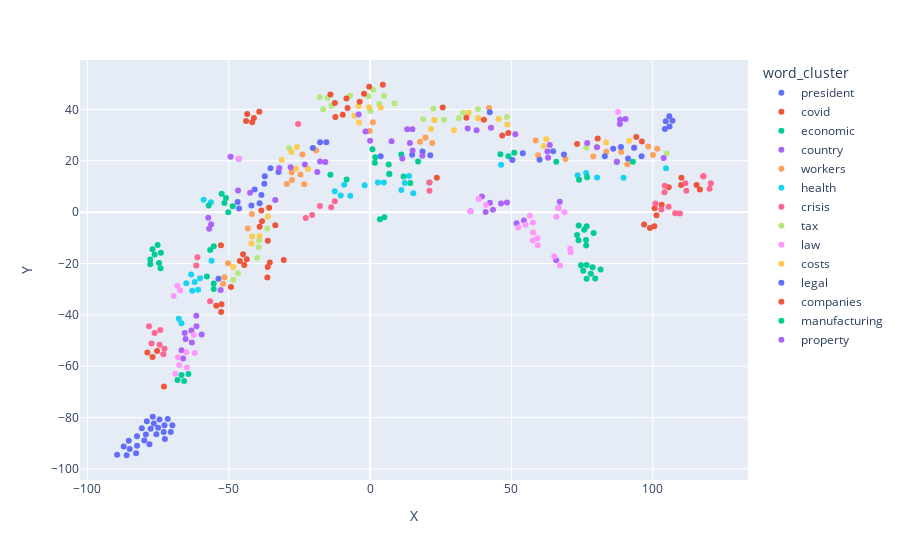

The cell this chart's notebook holds for it:
### Markdown cell above
### Graph visualization for the second model

### Code cell
model2_word_cluster_plot = px.scatter(model2_word_embeddings_dataframe,
                                      x='X', y='Y', color=model2_word_embeddings_dataframe.word_cluster,
                                      labels={'color': 'word'}, hover_data=["word"])
model2_word_cluster_plot

### Figure 1 — Plotly figure (JSON) as saved in the notebook; plotly's stock layout.template omitted (floating-point values rounded to 4 significant figures)
{"data": [{"customdata": [["t238/20"], ["court"], ["c661/19"], ["t160/20"], ["t682/18"], ["judgment"], ["the_court_grand_chamber"], ["c85/20"], ["t576/20"], ["t539/18"], ["t736/19"], ["c810/19"], ["t162/20"], ["case_c85/20_p"], ["t627/19"], ["t290/18"], ["c584/18"], ["c394/19"], ["c10/20"], ["order"], ["t753/19"], ["c32/19"], ["general"], ["t484/20"], ["action"], ["t12/21"], ["t585/19"], ["c218/19"], ["t388/20"], ["c626/18"]], "hovertemplate": "word_cluster=president<br>X=%{x}<br>Y=%{y}<br>word=%{customdata[0]}<extra></extra>", "legendgroup": "president", "marker": {"color": "#636efa", "symbol": "circle"}, "mode": "markers", "name": "president", "orientation": "v", "showlegend": true, "type": "scatter", "x": [-85.03, 104.6, -69.93, -82.43, -76.5, 107.0, -89.47, -82.45, -79.86, -70.51, -80.75, -78.97, -86.13, -72.74, -74.97, -75.61, -71.58, -74.48, -82.77, 106.0, -79.31, -78.03, 104.3, -87.15, 105.9, -85.36, -72.6, -76.88, -77.62, -73.01], "xaxis": "x", "y": [-92.21, 35.34, -82.97, -90.99, -82.29, 35.53, -94.49, -87.29, -88.88, -85.59, -84.13, -81.45, -94.65, -83.01, -83.94, -86.52, -80.51, -80.71, -93.89, 33.32, -86.58, -90.4, 32.32, -91.27, 37.34, -89.05, -88.36, -79.66, -84.35, -85.57], "yaxis": "y"}, {"customdata": [["current"], ["address"], ["certain_transitional_provisions"], ["certain_periods"], ["the_extension"], ["outbreak"], ["periods"], ["wine"], ["specific_measures"], ["positioning"], ["due"], ["sure"], ["temporary_measures"], ["covid19"], ["resceu"], ["2020/1253"], ["by"], ["165/2014"], ["response"], ["context"], ["certain_measures"], ["2019/788"], ["containment"], ["transitional"], ["caused"], ["shortages"], ["referred"], ["the_covid19_outbreak"], ["eafrd"], ["1/2003"]], "hovertemplate": "word_cluster=covid<br>X=%{x}<br>Y=%{y}<br>word=%{customdata[0]}<extra></extra>", "legendgroup": "covid", "marker": {"color": "#EF553B", "symbol": "circle"}, "mode": "markers", "name": "covid", "orientation": "v", "showlegend": true, "type": "scatter", "x": [-36.33, 101.4, -78.8, 100.6, 23.63, 115.5, 99.04, -54.4, -39.2, -41.1, 105.7, -30.53, -43.86, 117.9, -35.47, -52.7, 116.7, -41.7, 110.1, 100.7, -36.21, -52.56, -72.91, -43.46, 103.2, -75.33, 96.96, 110.1, -52.75, -76.95], "xaxis": "x", "y": [-25.48, -1.233, -54.63, -5.484, 13.36, 10.6, -6.187, -36.47, 39.1, 36.62, 9.66, -18.67, 35.48, 13.98, -19.65, -38.91, 8.814, 35.02, 10.6, 1.55, -21.34, -35.86, -67.9, 38.24, 2.863, -54.03, -4.843, 13.36, -12.92, -56.4], "yaxis": "y"}, {"customdata": [["social"], ["committee"], ["bank"], ["the_european_economic_and_social_committee"], ["central"], ["classification"], ["the_committee"], ["joint"], ["regions"], ["cohesion"], ["social_fairness_and_resilience'_com2020"], ["investment"], ["institute"], ["'"], ["fund"], ["the_european_council"], ["the_regions"], ["just"], ["agenda"], ["the_european_committee"], ["icj"], ["the_regions_implementation"], ["2020/1264"], ["conclusions"], ["the_european_central_bank"], ["european"], ["solidarity"], ["cities"], ["globalisation"], ["the_representatives"]], "hovertemplate": "word_cluster=economic<br>X=%{x}<br>Y=%{y}<br>word=%{customdata[0]}<extra></extra>", "legendgroup": "economic", "marker": {"color": "#00cc96", "symbol": "circle"}, "mode": "markers", "name": "economic", "orientation": "v", "showlegend": true, "type": "scatter", "x": [78.1, 79.65, 76.46, 78.74, 76.42, 3.472, 76.64, 75.77, 75.43, -76.22, -65.78, 76.64, -74.67, 76.61, 79.1, 73.24, 74.64, -75.15, -74.01, 73.81, -66.71, -68.12, -64.26, 5.081, 73.77, 81.58, -76.97, -74.12, -77.76, -77.77], "xaxis": "x", "y": [-24.01, -25.84, -12.95, -21.49, -10.83, -2.738, -20.56, -6.846, -22.79, -16.54, -65.75, -5.475, -19.79, -25.9, -8.164, -8.87, -20.67, -12.81, -15.84, -5.23, -63.4, -65.34, -63.01, -1.989, -10.98, -22.34, -14.46, -21.81, -20.25, -18.43], "yaxis": "y"}, {"customdata": [["macedonia"], ["chapter"], ["lithuania"], ["law_report_country_chapter"], ["analysis"], ["special"], ["biennial"], ["annual"], ["conferring"], ["20/2020"], ["portugal"], ["any_foundation"], ["railway"], ["computing"], ["spain"], ["mediumsize"], ["sweden"], ["luxembourg"], ["latvia"], ["france"], ["slovenia"], ["ireland"], ["law"], ["strategic_foresight"], ["enhanced"], ["estonia"], ["foresight"], ["enlargement_and_neighbourhood_partners"], ["clean"], ["accept"]], "hovertemplate": "word_cluster=country<br>X=%{x}<br>Y=%{y}<br>word=%{customdata[0]}<extra></extra>", "legendgroup": "country", "marker": {"color": "#ab63fa", "symbol": "circle"}, "mode": "markers", "name": "country", "orientation": "v", "showlegend": true, "type": "scatter", "x": [-63.21, 51.83, 43.47, 54.43, 35.54, 42.42, -66.69, -46.46, -56.24, -65.29, 88.46, -66.12, -61.41, -46.7, 88.4, -57.23, 39.59, 48.43, 46.34, 90.39, 40.88, 66.63, 65.86, -65.55, -49.35, 67.13, -59.6, -61.46, -56.92, -63.06], "xaxis": "x", "y": [-46.1, -4.356, 0.9032, -3.301, 0.3707, 3.649, -53.79, 20.79, -4.761, -49.35, 36.06, -56.98, -44.48, 8.408, 34.3, -2.193, 6.072, 3.738, 3.385, 36.29, 0.01736, 1.653, -18.75, -47.06, 21.55, 3.996, -47.67, -40.38, -6.489, -50.74], "yaxis": "y"}, {"customdata": [["principle"], ["consumer"], ["spouses"], ["movement"], ["used"], ["medicinal_products"], ["2_joint_undertaking"], ["out"], ["age"], ["thirdcountry"], ["protection"], ["acquisition"], ["deferral"], ["can"], ["management"], ["bankruptcy"], ["starting"], ["combatting"], ["the_european_centre"], ["the_full_text"], ["tobacco"], ["network"], ["treatment"], ["all"], ["local"], ["freedom"], ["opportunities"], ["equipment"], ["passenger"], ["contract"]], "hovertemplate": "word_cluster=workers<br>X=%{x}<br>Y=%{y}<br>word=%{customdata[0]}<extra></extra>", "legendgroup": "workers", "marker": {"color": "#FFA15A", "symbol": "circle"}, "mode": "markers", "name": "workers", "orientation": "v", "showlegend": true, "type": "scatter", "x": [83.59, -0.1439, -29.45, 98.38, 78.96, 69.13, -51.97, 93.43, -43.24, 19.59, 100.1, -27.63, -22.03, 22.0, 88.85, -24.64, -27.72, 17.66, -51.49, -41.8, -50.25, 59.44, 58.59, 0.9988, -19.08, 101.6, -23.3, -23.92, 91.04, 42.09], "xaxis": "x", "y": [23.47, 31.6, 10.94, 25.55, 21.7, 20.72, -27.88, 25.09, -6.363, 29.07, 22.19, 12.46, 16.74, 26.93, 23.39, 14.62, 15.49, 27.37, -25.36, -0.6876, -19.94, 22.11, 27.84, 34.96, 23.97, 24.72, 10.88, 22.48, 18.62, 40.56], "yaxis": "y"}, {"customdata": [["a_green,_digital_and_resilient_recovery"], ["border"], ["transfer"], ["marketing"], ["animal"], ["hydrocarbons"], ["united"], ["welfare"], ["preparing"], ["international"], ["india"], ["the_european_partnership"], ["set"], ["men"], ["biocidal"], ["activity"], ["meat"], ["relying"], ["scientific"], ["products"], ["civil"], ["contact"], ["payment"], ["maritime"], ["available"], ["women"], ["democratic"], ["animals"], ["consequences"], ["systems"]], "hovertemplate": "word_cluster=health<br>X=%{x}<br>Y=%{y}<br>word=%{customdata[0]}<extra></extra>", "legendgroup": "health", "marker": {"color": "#19d3f3", "symbol": "circle"}, "mode": "markers", "name": "health", "orientation": "v", "showlegend": true, "type": "scatter", "x": [-62.04, 2.787, -10.38, -1.911, 46.36, -58.88, 89.66, -56.28, -6.979, 73.44, -60.82, -66.75, -12.5, 6.807, -63.32, 4.887, -9.156, -67.66, -65.0, 104.7, 76.44, -60.15, 15.29, -62.91, 11.08, 12.31, -56.06, 80.33, 21.01, 13.78], "xaxis": "x", "y": [-27.19, 11.51, 6.504, 10.47, 18.48, 4.84, 13.38, 3.858, 6.403, 14.39, -30.21, -43.27, 8.143, 14.82, -24.3, 11.52, 10.66, -41.54, -27.71, 17.12, 15.18, -25.74, 7.303, -30.62, 8.624, 11.32, -18.95, 13.43, 11.52, 14.06], "yaxis": "y"}, {"customdata": [["context"], ["caused"], ["persistence"], ["response"], ["renewal"], ["reinforcement"], ["pandemic"], ["the_covid19_crisis"], ["modernising"], ["agricultural_products"], ["territories"], ["threat"], ["since"], ["covid19"], ["or"], ["the_outbreak"], ["aftermath"], ["coronavirus"], ["dock"], ["in"], ["due"], ["our_economy"], ["sectors"], ["promotion_measures"], ["linked"], ["covid19_outbreak"], ["the_covid19_pandemic"], ["the_renewal"], ["difficulties"], ["consequences"]], "hovertemplate": "word_cluster=crisis<br>X=%{x}<br>Y=%{y}<br>word=%{customdata[0]}<extra></extra>", "legendgroup": "crisis", "marker": {"color": "#FF6692", "symbol": "circle"}, "mode": "markers", "name": "crisis", "orientation": "v", "showlegend": true, "type": "scatter", "x": [101.0, 103.1, -25.45, 111.6, 107.9, -61.06, 111.9, 105.6, 21.02, -17.74, -72.72, -74.47, -73.12, 117.9, 120.1, -13.75, -76.22, -12.49, -77.32, 120.6, 104.2, -74.22, -61.46, -20.49, -22.76, -56.59, 104.1, 109.6, -78.19, 21.01], "xaxis": "x", "y": [3.377, 0.9786, 34.3, 11.2, -0.4827, -17.59, 8.359, 2.045, 8.324, 2.402, -53.2, -51.65, -55.29, 13.98, 9.089, 1.878, -47.11, 4.231, -51.13, 11.26, 10.29, -45.85, -20.78, -1.141, -2.333, -34.73, 7.741, -0.5327, -44.47, 11.52], "yaxis": "y"}, {"customdata": [["limiting"], ["not"], ["alleged"], ["basis"], ["the_aid"], ["does"], ["converter"], ["standi"], ["net"], ["combustion"], ["ground"], ["sarscov2"], ["expenditure"], ["determination"], ["reimbursement"], ["interest"], ["added"], ["the_plan"], ["colour"], ["sale"], ["return"], ["refinancing"], ["voix"], ["proportionality"], ["1309/2013"], ["nature"], ["relative"], ["requirement"], ["admitted"], ["costs"]], "hovertemplate": "word_cluster=tax<br>X=%{x}<br>Y=%{y}<br>word=%{customdata[0]}<extra></extra>", "legendgroup": "tax", "marker": {"color": "#B6E880", "symbol": "circle"}, "mode": "markers", "name": "tax", "orientation": "v", "showlegend": true, "type": "scatter", "x": [3.272, 105.0, 32.87, 18.83, 48.42, -13.64, -39.42, -48.38, 38.2, -16.57, 38.26, 26.12, 8.573, 0.1286, 22.76, 31.39, 4.966, -15.02, -46.76, -39.25, 22.42, -0.5811, -36.4, 45.48, -39.98, -28.6, -7.079, -17.82, 1.088, 76.51], "xaxis": "x", "y": [42.24, 22.79, 38.71, 36.12, 37.06, 41.4, -13.69, -26.32, 40.02, 40.04, 36.53, 35.94, 42.26, 39.32, 35.87, 36.54, 45.17, 44.51, -23.77, -10.97, 40.27, 45.09, -6.37, 36.21, -17.84, 24.9, 45.29, 44.72, 47.67, 25.07], "yaxis": "y"}, {"customdata": [["chapter"], ["rule"], ["2020_rule"], ["law_situation"], ["the_rule"], ["law_report_country_chapter"], ["country"], ["analysis"], ["commission_staff_working_document"], ["any_foundation"], ["situation"], ["montenegro"], ["annual"], ["macrofinancial_assistance"], ["executive"], ["impact"], ["report"], ["greece"], ["agency"], ["biennial"], ["chafea"], ["sweden"], ["macedonia"], ["06/2020"], ["albania"], ["special"], ["the_recommendations"], ["schemes"], ["ireland"], ["croatia"]], "hovertemplate": "word_cluster=law<br>X=%{x}<br>Y=%{y}<br>word=%{customdata[0]}<extra></extra>", "legendgroup": "law", "marker": {"color": "#FF97FF", "symbol": "circle"}, "mode": "markers", "name": "law", "orientation": "v", "showlegend": true, "type": "scatter", "x": [52.44, 65.18, 57.68, 59.22, 57.55, 55.01, 87.76, 35.54, 57.59, -67.94, 59.36, -69.49, -46.46, -62.02, 70.97, 56.58, 67.21, 65.94, 70.81, -65.0, -67.52, 38.43, -62.35, -64.76, -67.15, 41.06, -68.89, -68.18, 66.63, 68.8], "xaxis": "x", "y": [-6.021, -17.18, -7.9, -10.19, -11.07, -4.939, 38.99, 0.3707, -4.054, -56.45, -12.87, -32.63, 20.79, -54.89, -15.67, -1.43, -20.79, -1.794, -14.11, -54.58, -59.48, 5.079, -47.8, -60.51, -30.49, 2.787, -62.94, -28.68, 1.653, -0.04465], "yaxis": "y"}, {"customdata": [["&"], ["reimbursement"], ["obligation"], ["attending"], ["children"], ["ground"], ["ensuring"], ["sums"], ["determination"], ["out"], ["starting"], ["uses"], ["carried"], ["this_opinion"], ["sale"], ["limiting"], ["paid"], ["proportionality"], ["residence"], ["maintenance"], ["deferral"], ["effect"], ["finantelor"], ["nature"], ["known"], ["the_field"], ["exception"], ["after"], ["efficient"], ["alleged"]], "hovertemplate": "word_cluster=costs<br>X=%{x}<br>Y=%{y}<br>word=%{customdata[0]}<extra></extra>", "legendgroup": "costs", "marker": {"color": "#FECB52", "symbol": "circle"}, "mode": "markers", "name": "costs", "orientation": "v", "showlegend": true, "type": "scatter", "x": [91.71, 22.76, 83.49, -31.24, 29.67, 38.26, 61.41, 42.78, -0.3108, 93.43, -26.26, -35.72, -25.87, -41.92, -39.05, 3.806, 80.27, 45.48, 48.56, -41.72, -22.03, -5.544, -36.18, -27.86, -4.084, 62.33, -48.42, -3.912, 21.57, 34.84], "xaxis": "x", "y": [27.76, 35.87, 27.15, 20.38, 31.85, 36.53, 25.77, 32.83, 40.85, 25.09, 16.99, 1.711, 25.39, -12.22, -9.304, 40.76, 25.26, 36.21, 34.12, -9.447, 16.74, 37.53, -1.716, 23.43, 41.28, 28.41, -21.35, 34.89, 32.33, 38.64], "yaxis": "y"}, {"customdata": [["smoked"], ["applied"], ["certain_products"], ["driving"], ["local"], ["joined"], ["activities"], ["living"], ["out"], ["administrative"], ["income"], ["management"], ["network"], ["accommodation"], ["the_issuance"], ["two"], ["principle"], ["passenger"], ["different"], ["been"], ["contract"], ["being"], ["issued"], ["live"], ["medicinal_products"], ["thresholds"], ["up"], ["lighting"], ["applicant"], ["made"]], "hovertemplate": "word_cluster=legal<br>X=%{x}<br>Y=%{y}<br>word=%{customdata[0]}<extra></extra>", "legendgroup": "legal", "marker": {"color": "#636efa", "symbol": "circle"}, "mode": "markers", "name": "legal", "orientation": "v", "showlegend": true, "type": "scatter", "x": [18.57, -38.44, 3.763, 50.35, -20.24, -17.69, 96.05, -37.24, 93.43, -15.45, 21.32, 88.76, 59.98, -41.97, -32.39, 14.9, 83.06, 91.27, -53.62, -40.84, 42.36, -46.35, 64.77, -46.84, 68.61, -39.08, 54.04, -37.4, -35.24, 86.03], "xaxis": "x", "y": [23.62, 6.715, 21.74, 20.31, 24.93, 27.16, 21.8, 14.0, 25.09, 27.25, 22.18, 25.31, 20.36, 2.532, 15.6, 22.3, 21.8, 20.89, -25.9, 8.801, 38.86, 1.398, 23.68, 3.936, 22.39, 3.503, 22.96, 11.07, 17.07, 24.67], "yaxis": "y"}, {"customdata": [["alleged"], ["distribution"], ["known"], ["who"], ["the_project"], ["refinancing"], ["recorder"], ["are"], ["bring"], ["double"], ["eligibility"], ["partly"], ["trabalho"], ["radioactive_waste"], ["have"], ["relative"], ["land"], ["does"], ["trading"], ["uses"], ["the_plan"], ["antitrust"], ["capital"], ["dell'istruzione"], ["stemming"], ["admitted"], ["ground"], ["learning"], ["25hour"], ["it"]], "hovertemplate": "word_cluster=companies<br>X=%{x}<br>Y=%{y}<br>word=%{customdata[0]}<extra></extra>", "legendgroup": "companies", "marker": {"color": "#EF553B", "symbol": "circle"}, "mode": "markers", "name": "companies", "orientation": "v", "showlegend": true, "type": "scatter", "x": [34.08, -9.642, -3.674, 96.19, -44.93, -2.123, -43.62, 80.54, 4.51, -38.23, 25.72, -39.07, -46.07, -7.966, 94.2, -8.356, -38.47, -12.46, 48.92, -35.72, -14.02, -12.27, 73.23, -49.21, -36.17, -0.3, 40.3, -33.53, -44.5, 46.76], "xaxis": "x", "y": [36.73, 37.94, 42.93, 27.5, -16.39, 46.13, -18.32, 28.65, 49.59, -3.559, 40.73, -5.66, -19.0, 40.55, 29.26, 44.21, 0.6421, 42.46, 30.83, 1.711, 45.83, 37.03, 26.53, -29.17, -11.14, 48.77, 35.96, -5.063, -20.54, 29.8], "yaxis": "y"}, {"customdata": [["men"], ["medicines"], ["those"], ["fostering"], ["the_framework"], ["gas"], ["systems"], ["women"], ["seriously"], ["the_production"], ["reduction"], ["civil"], ["citizen"], ["mercury"], ["passenger"], ["loss"], ["international"], ["asylum"], ["choosing"], ["welfare"], ["ensure"], ["disease"], ["pay"], ["denied_boarding"], ["pollutants"], ["the_aftermath"], ["processes"], ["rights"], ["their_accession"], ["scheme"]], "hovertemplate": "word_cluster=manufacturing<br>X=%{x}<br>Y=%{y}<br>word=%{customdata[0]}<extra></extra>", "legendgroup": "manufacturing", "marker": {"color": "#00cc96", "symbol": "circle"}, "mode": "markers", "name": "manufacturing", "orientation": "v", "showlegend": true, "type": "scatter", "x": [6.807, 6.593, 65.89, 46.12, -50.97, -52.51, 11.87, 14.22, -50.16, 1.84, 1.692, 76.8, -57.74, -8.271, 92.99, 0.8352, 73.94, -14.04, -48.58, -57.1, 11.05, 16.98, 48.97, -55.3, -56.55, -55.29, -51.54, 87.3, -55.32, 51.01], "xaxis": "x", "y": [14.82, 18.54, 19.61, 22.56, 5.481, 7.202, 13.86, 11.36, -0.01351, 21.38, 19.27, 13.54, -25.05, 12.7, 19.58, 24.43, 12.63, 14.52, 2.265, 2.547, 22.46, 19.69, 21.76, -27.78, -14.76, -13.32, 3.542, 19.61, -29.89, 23.07], "yaxis": "y"}, {"customdata": [["paid"], ["access"], ["laboratoires"], ["serious"], ["rights"], ["having"], ["that"], ["sums"], ["jurisdiction"], ["deferral"], ["transparency"], ["issued"], ["two"], ["financing"], ["costs"], ["scope"], ["ensuring"], ["procedural"], ["effect"], ["connected"], ["smoked"], ["ensure"], ["exclusion"], ["arising"], ["imposed"], ["consumer"], ["flights"], ["the_issuance"], ["starting"], ["radio"]], "hovertemplate": "word_cluster=property<br>X=%{x}<br>Y=%{y}<br>word=%{customdata[0]}<extra></extra>", "legendgroup": "property", "marker": {"color": "#ab63fa", "symbol": "circle"}, "mode": "markers", "name": "property", "orientation": "v", "showlegend": true, "type": "scatter", "x": [80.27, 14.09, 0.01821, 51.4, 87.3, -42.45, 103.9, 42.78, 34.54, -23.04, -17.69, 62.75, 15.07, -33.53, 76.82, 15.0, 63.58, -18.66, -4.032, -52.86, 18.49, 11.43, 7.603, 63.0, -15.82, -1.611, 37.68, -32.12, -28.11, 13.13], "xaxis": "x", "y": [25.26, 26.88, 27.81, 30.29, 19.61, 7.5, 21.07, 32.83, 32.58, 18.58, 19.69, 23.61, 23.96, 4.745, 26.89, 32.31, 26.16, 15.66, 38.01, -30.3, 21.93, 20.84, 27.61, 21.14, 19.5, 31.38, 31.85, 17.17, 17.49, 32.22], "yaxis": "y"}], "layout": {"legend": {"title": {"text": "word_cluster"}, "tracegroupgap": 0}, "margin": {"t": 60}, "xaxis": {"anchor": "y", "domain": [0.0, 1.0], "title": {"text": "X"}}, "yaxis": {"anchor": "x", "domain": [0.0, 1.0], "title": {"text": "Y"}}}}
